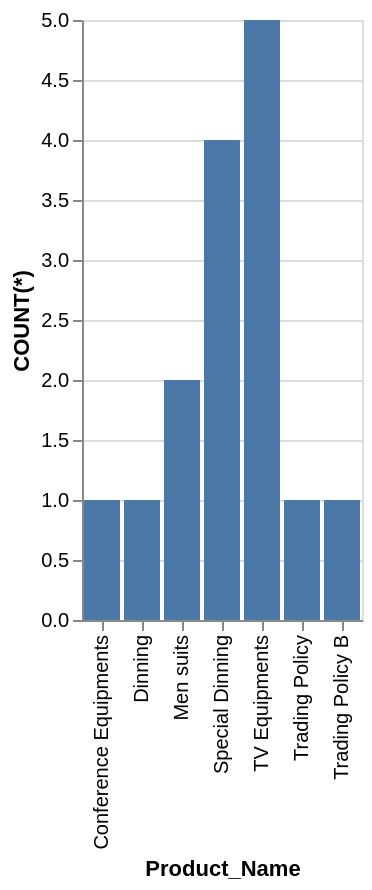

The specification (Vega-Lite) saved for this image:
### Vega-Lite specification from a JSON file in a GitHub repository (floating-point values rounded to 4 significant figures)
{"data": {"values": [{"x_data": "Conference Equipments", "y_data": 1}, {"x_data": "Dinning", "y_data": 1}, {"x_data": "Men suits", "y_data": 2}, {"x_data": "Special Dinning", "y_data": 4}, {"x_data": "TV Equipments", "y_data": 5}, {"x_data": "Trading Policy", "y_data": 1}, {"x_data": "Trading Policy B", "y_data": 1}]}, "mark": "bar", "encoding": {"x": {"field": "x_data", "type": "nominal", "title": "Product_Name", "sort": "ascending"}, "y": {"field": "y_data", "type": "quantitative", "title": "COUNT(*)"}}}
